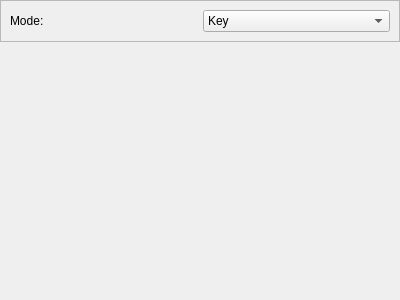
<?xml version="1.0" encoding="UTF-8"?>
<ui version="4.0">
 <class>Form</class>
 <widget class="QWidget" name="Form">
  <property name="geometry">
   <rect>
    <x>0</x>
    <y>0</y>
    <width>400</width>
    <height>300</height>
   </rect>
  </property>
  <property name="windowTitle">
   <string>Form</string>
  </property>
  <layout class="QHBoxLayout" name="horizontalLayout">
   <property name="leftMargin">
    <number>0</number>
   </property>
   <property name="topMargin">
    <number>0</number>
   </property>
   <property name="rightMargin">
    <number>0</number>
   </property>
   <property name="bottomMargin">
    <number>0</number>
   </property>
   <item>
    <widget class="QWidget" name="widget" native="true">
     <layout class="QVBoxLayout" name="verticalLayout">
      <property name="leftMargin">
       <number>0</number>
      </property>
      <property name="topMargin">
       <number>0</number>
      </property>
      <property name="rightMargin">
       <number>0</number>
      </property>
      <property name="bottomMargin">
       <number>0</number>
      </property>
      <item>
       <widget class="QFrame" name="frame">
        <property name="frameShape">
         <enum>QFrame::StyledPanel</enum>
        </property>
        <property name="frameShadow">
         <enum>QFrame::Raised</enum>
        </property>
        <layout class="QGridLayout" name="gridLayout_2">
         <item row="0" column="0">
          <widget class="QLabel" name="label_4">
           <property name="text">
            <string>Mode:</string>
           </property>
          </widget>
         </item>
         <item row="0" column="1">
          <widget class="QComboBox" name="modeCombo">
           <item>
            <property name="text">
             <string>Key</string>
            </property>
           </item>
           <item>
            <property name="text">
             <string>Claim</string>
            </property>
           </item>
           <item>
            <property name="text">
             <string>Transaction</string>
            </property>
           </item>
           <item>
            <property name="text">
             <string>Stack</string>
            </property>
           </item>
           <item>
            <property name="text">
             <string>Contract</string>
            </property>
           </item>
           <item>
            <property name="text">
             <string>Decider</string>
            </property>
           </item>
          </widget>
         </item>
        </layout>
       </widget>
      </item>
      <item>
       <widget class="QStackedWidget" name="modeStack"/>
      </item>
     </layout>
    </widget>
   </item>
  </layout>
 </widget>
 <resources/>
 <connections/>
</ui>
